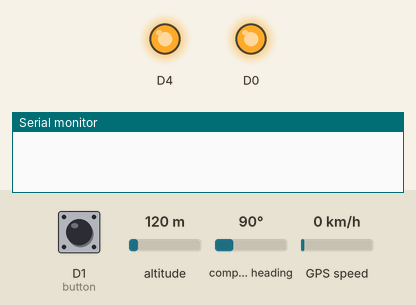
Simulated run of this sketch. Board: ESP8266 (NodeMCU). Shown: output pins drawn as LEDs (lit = HIGH), the last lines printed to the serial monitor. The test bench sets the inputs (shaded band); at power-on: D1 (button) HIGH, altitude 120 m, compass heading 90°, GPS speed 0 km/h. WiFi joins after 1.5 s; servers stay silent unless stated; uploads are accepted with an empty reply; the GPS gets a fix after 3 s at 37.7749, -122.4194 with 8 satellites.

Above: at 1.1 s.
At 3.6 s:
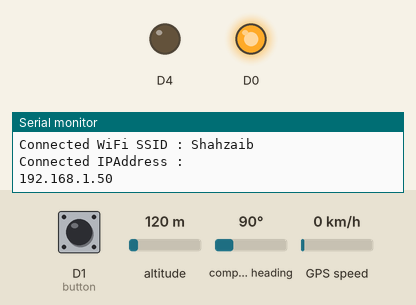
At 5.6 s:
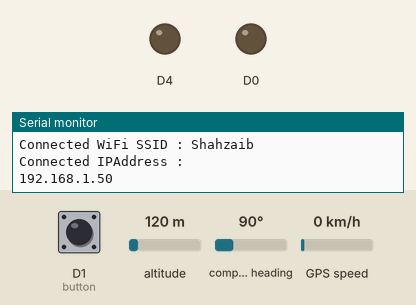
Timing chart, 0 to 7.1 s (numbered marks = the images above):
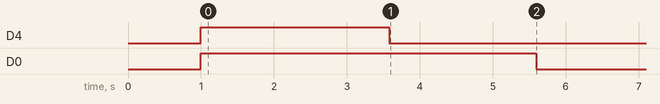

Measured:
- by itself, D0: HIGH → LOW at 5.6 s

The sketch:

whatsapp.ino
```cpp
#include <ESP8266WiFi.h>
#include <WiFiClient.h>
#include <ESP8266WebServer.h>
#include <ESP8266HTTPClient.h>

#include <TinyGPS++.h>
#include <SoftwareSerial.h>

static const int RXPin = D6, TXPin = D5;
static const uint32_t GPSBaud = 9600;
int button = 5; // push button is connected
// The TinyGPS++ object
TinyGPSPlus gps;
// hello new commment
// The serial connection to the GPS device
SoftwareSerial ss(RXPin, TXPin);
double longitude,latitude;

// Define your WIFI settings.
const char *ssid = "Shahzaib";
const char *password = "shah12345";

// Create data holders to send data packets.

String fingerprint, WebHook, HEDRON, id, token, message, from, to, trespass;


void setup() {

// Wait until connected.
  delay(1000);
  pinMode(button, INPUT); // declare push button as input
  pinMode(2,OUTPUT);
   pinMode(16,OUTPUT);
  digitalWrite(16,HIGH);
  digitalWrite(2,HIGH);
  Serial.begin(9600);
  ss.begin(GPSBaud);
  // It is just for assuring connection is alive.
  WiFi.mode(WIFI_OFF);
  delay(1000);
  // This mode allows NodeMCU to connect any WiFi directly.
  WiFi.mode(WIFI_STA);
  // Connect NodeMCU to your WiFi.
  WiFi.begin(ssid, password);

  Serial.print("\n\n");
  Serial.print("Try to connect to WiFi. Please wait! ");
  Serial.print("\n\n");
  // Halt the code until connected to WiFi.
  while (WiFi.status() != WL_CONNECTED) {
    delay(500);
    Serial.print("*");
  }

  // If connection is successful, turn control led(if used) on and write WiFi SSID to serial monitor along with assigned IPAddress.
  Serial.print("\n\n");
  Serial.print("-------------------------------------");
  Serial.print("\n\n");
  Serial.print("Connection is successful!");
  Serial.print("\n\n");
  Serial.print("Connected WiFi SSID : ");
  Serial.print(ssid);
  Serial.print("\n\n");
  Serial.println("Connected IPAddress : ");
  Serial.println(WiFi.localIP());
  Serial.print("\n\n");
   digitalWrite(2,LOW);
  delay(2000);
}

void loop() {


    while (ss.available() > 0){
    gps.encode(ss.read());
    if (gps.location.isUpdated()){
      latitude=(gps.location.lat());
      longitude=(gps.location.lng());
//       Serial.print("Latitude= ");
//      Serial.print(latitude, 6);
//      Serial.print("Longitude= ");
//      Serial.println(longitude, 6);

    }
  }
  // Enter the fingerprint.
  fingerprint = "d4 07 ff 2f ba 5a 90 f2 81 b4 89 2f a0 ac d1 13 87 07 6f c2";

  // Enter your hedron provided by TheAmplituhedron, Twilio Account Information, and phone numbers.
  HEDRON = "ed779d864db6337cb7079f857457914ae27f7b72";
  id= "AC6c2735643e426991db1a1ae6ef334dde";
  token = "2577f2e7beb0bad5bda1b1af70a9cf2c";
  from = "14155238886"; // Enter numbers.
  to = "923363613894";

  // Create message,use %0A to start a new line.
  message = "The+Car+is+in+trouble.%0A+The+Current+location+is+https://www.google.com/maps?q="+String(latitude,6)+","+String(longitude,6);

  // Create the webhook path.
  WebHook = "https://www.theamplituhedron.com/dashboard/WhatsApp-Web-Hook/" + HEDRON + ".php?id=" + id + "&token=" + token + "&body=" + message + "&from=" + from + "&to=" + to;

  int  temp = digitalRead(button);
     if (temp == LOW) {

        digitalWrite(16,HIGH);

       }
     else {
      digitalWrite(16,LOW);
        // Create HTTP object to make a request.
         HTTPClient http;
           // Send a request.
     http.begin(WebHook, fingerprint);

       int httpCode = http.GET();
 String payload = http.getString();

 if(httpCode == 200)
  {
   Serial.println("\n Message Sent Successfully...");
    Serial.println(message);
  }

  else
  {
    Serial.println("\n Not Working! Error Code: " + httpCode);
    }

  // End HTTP Get Request.
  http.end();

  // Send data packets every quarter minute to the webhook.
        delay(10000);
       }


}
```
